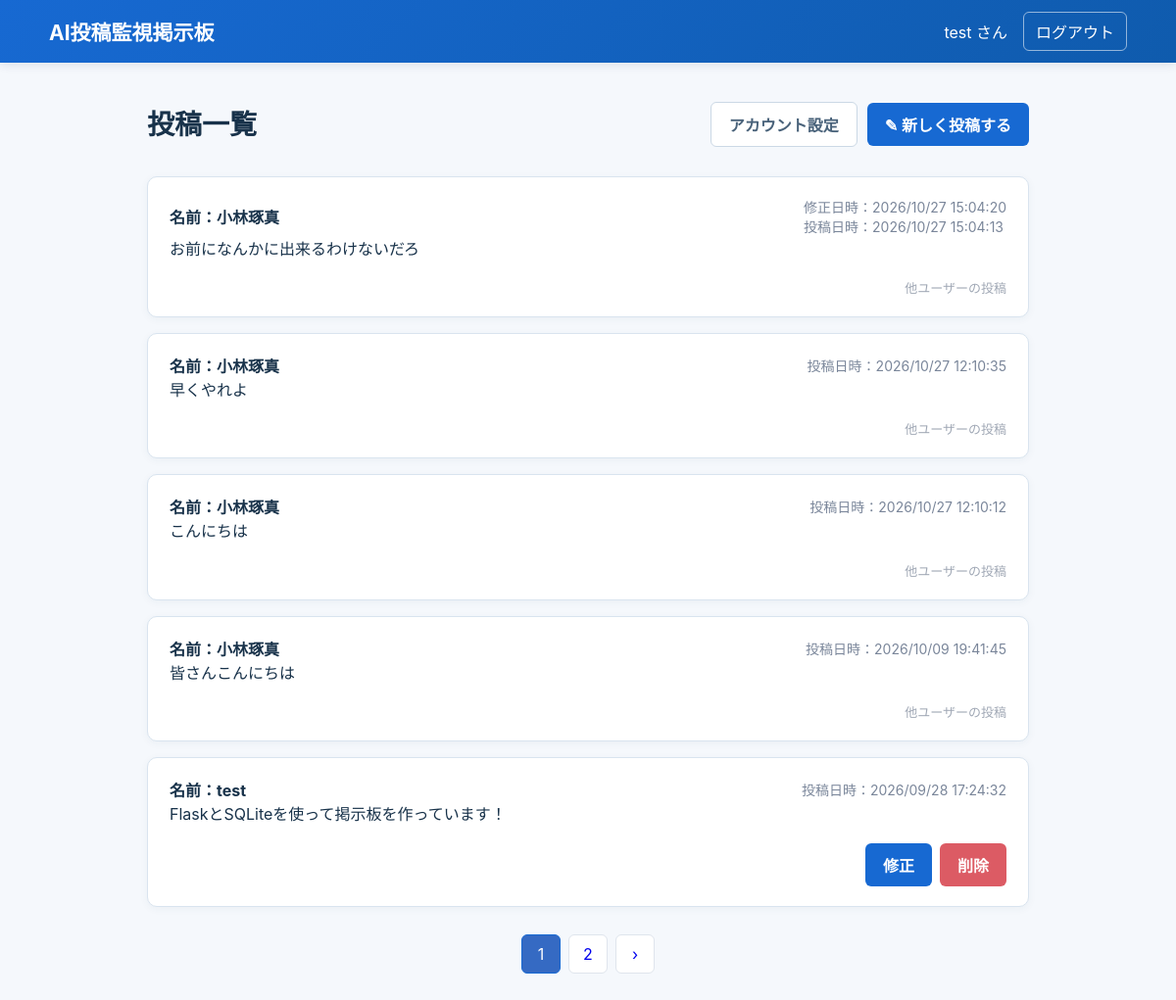
The app's page /posts (signed in), older data.
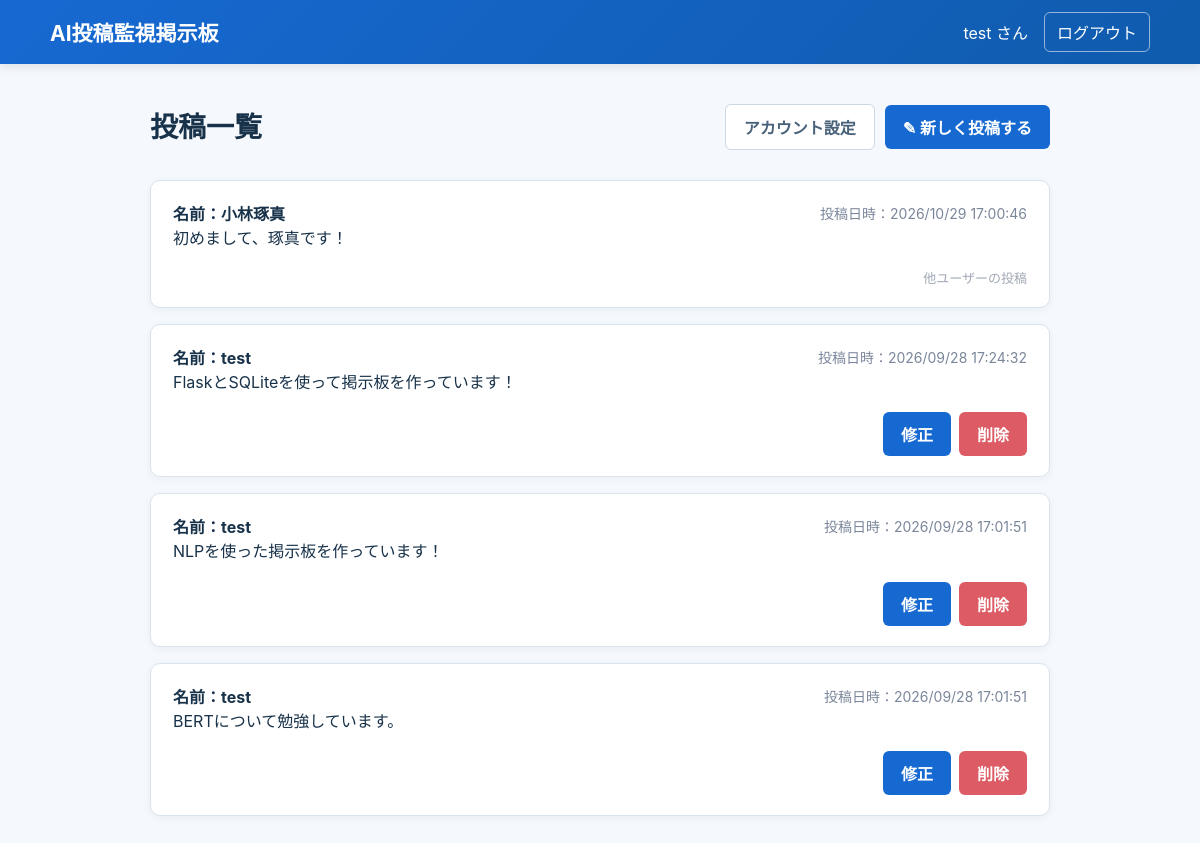
The same page, newer data.
### tables this page shows
CREATE TABLE users (
            id INTEGER PRIMARY KEY AUTOINCREMENT,
            username TEXT NOT NULL UNIQUE,
            password_hash TEXT NOT NULL
        );

CREATE TABLE posts (
            id INTEGER PRIMARY KEY AUTOINCREMENT,
            user_id INTEGER NOT NULL,
            content TEXT NOT NULL,
            created_at TEXT NOT NULL,
            updated_at TEXT NOT NULL,
            FOREIGN KEY (user_id) REFERENCES users(id)
        );

### app.py (the view)
@app.route("/posts")
def posts():
    if "user_id" not in session:
        return redirect(url_for("login"))
    per_page = 5
    page = request.args.get("page", 1, type=int)
    if page < 1:
        page = 1
    offset = (page - 1) * per_page
    connection = get_db_connection()
    total_count = connection.execute(
        """
        SELECT COUNT(*)
        FROM posts
        """
    ).fetchone()[0]
    posts = connection.execute(
        """
        SELECT
            posts.id,
            posts.user_id,
            posts.content,
            posts.created_at,
            posts.updated_at,
            users.username
        FROM posts
        INNER JOIN users
            ON posts.user_id = users.id
        ORDER BY posts.created_at DESC
        LIMIT ?
        OFFSET ?
        """,
        (per_page, offset)
    ).fetchall()
    connection.close()
    print("投稿データを取得しました。")
    total_pages = (total_count + per_page - 1) // per_page
    return render_template(
        "posts.html",
        posts=posts,
        page=page,
        total_pages=total_pages
    )

### app.py (called while the page is built)
def get_db_connection():
    connection = sqlite3.connect(DATABASE)
    connection.row_factory = sqlite3.Row
    return connection

### templates/posts.html (shortened to what this page needs)
{% extends "base.html" %}
{% block header %}
<div class="header-right">
    {{ session["username"] }} さん
    <a href="{{ url_for('logout') }}" id="logout-btn" class="logout-btn">ログアウト</a>
</div>
{% endblock %}
{% block content %}
<div class="page-header">
    <div>
        <h1>投稿一覧</h1>
    </div>
    <div class="header-actions">
        <a href="{{ url_for('edit_account') }}" class="btn secondary">アカウント設定</a>
        <a href="{{ url_for('create_post') }}" class="btn primary">
            ✎ 新しく投稿する
        </a>
    </div>
</div>
<div class="post-list">
    {% for post in posts %}
        <div class="post-card">
            <div class="post-header">
                <div>
                    <strong>
                        名前：{{ post["username"] }}
                    </strong>
                </div>
                <span class="post-date">
                    {% if post["created_at"] != post["updated_at"] %}
                        修正日時：{{ post["updated_at"]}} <br>
                    {% endif %}
                    投稿日時：{{ post["created_at"] }}
                </span>
            </div>
            <p class="post-content">{{ post["content"] }}</p>
            {% if post["user_id"] == session["user_id"] %}
                <div class="post-actions">
                    <a href="{{ url_for('edit_post', post_id=post['id']) }}" class="btn primary">
                        修正
                    </a>
                    <a href="{{ url_for('delete_post', post_id=post['id']) }}" class="btn danger">
                        削除
                    </a>
                </div>
            {% else %}
                <div class="other-user-post">
                    他ユーザーの投稿
                </div>
            {% endif %}
        </div>
    {% endfor %}
</div>
{% if total_pages > 1 %}
    <div class="pagination">
        {% for page_number in range(1, total_pages + 1) %}
            <a
                href="{{ url_for('posts', page=page_number) }}"
                class="page-button {% if page_number == page %}active{% endif %}"
            >
                {{ page_number }}
            </a>
        {% endfor %}
        {% if page < total_pages %}
            <a
                href="{{ url_for('posts', page=page + 1) }}"
                class="page-button"
            >
                ›
            </a>
        {% endif %}
    </div>
{% endif %}
{% endblock %}

### templates/base.html (shortened to what this page needs)
<!doctype html>
<html lang="ja">
<head>
    <link rel="stylesheet"
          href="{{ url_for('static', filename='css/style.css') }}">
</head>
<body>
<header class="site-header">
    <div class="header-inner">
    <a class="logo" href="{{ url_for('posts') }}" data-screen="list">AI投稿監視掲示板</a>
    {% block header%}
    {% endblock %}
  </div>
</header>
<main class="container">
    {% block content %}
    {% endblock %}
</main>
</body>
</html>

### static/css/style.css (style rules this page uses)
* { box-sizing:border-box }
:root { --p:#1769d2;--text:#18324a;--muted:#70839a;--border:#d9e4ef;--bg:#f5f8fc;--danger:#ef4761;--success:#43b97a }
body { margin:0;background:var(--bg);color:var(--text);font-family:-apple-system,BlinkMacSystemFont,"Segoe UI","Noto Sans JP",Meiryo,sans-serif }
.site-header { background:linear-gradient(135deg,#1769d2,#0f5bad);color:#fff;box-shadow:0 2px 10px #143c641f }
.header-inner { width:min(1100px,calc(100% - 32px));margin:auto;min-height:64px;display:flex;align-items:center;justify-content:space-between;gap:20px }
.logo { color:#fff;text-decoration:none;font-weight:700;font-size:21px }
.header-right { display:flex;align-items:center;gap:16px }
.logout-btn { border:1px solid #ffffff8c;background:transparent;color:#fff;border-radius:6px;padding:7px 12px;cursor:pointer; text-decoration: none; }
.container { width:min(900px,calc(100% - 32px));margin:40px auto 70px }
h1 { margin:0 0 26px;font-size:28px }
.btn { border:0;border-radius:6px;padding:10px 18px;font:inherit;font-weight:700;cursor:pointer;text-decoration: none; }
.primary { background:var(--p);color:#fff }
.secondary { background:#fff;color:#49627a;border:1px solid #cbd8e5 }
.danger { background:var(--danger);color:#fff }
.post-list { display:grid;gap:16px }
.post-card { background:#fff;border:1px solid var(--border);border-radius:10px;padding:20px 22px;box-shadow:0 2px 8px #2346640d }
.post-date { color:var(--muted);font-size:13px }
.post-content { margin:0 0 16px;white-space:pre-wrap;overflow-wrap:anywhere;line-height:1.7 }
.post-actions { display:flex;justify-content:flex-end;gap:8px }
.header-actions { display: flex; gap: 10px; align-items: center; }
.page-header { display: flex; justify-content: space-between; align-items: center; margin-bottom: 30px; }
.page-header h1 { margin-bottom: 5px; }
.post-list { display: flex; flex-direction: column; gap: 16px; }
.post-header { display: flex; justify-content: space-between; align-items: center; }
.post-date { color: #7a869a; font-size: 14px; }
.post-actions { display: flex; justify-content: flex-end; gap: 8px; }
.other-user-post { text-align: right; color: #a0a8b5; font-size: 13px; }
.btn.danger { background-color: #dc5b64; color: white; }

Row changes from the older to the newer data that the page shows:
removed posts: username "小林琢真", updated_at "2026/10/27 15:04:20", created_at "2026/10/27 15:04:13", content "お前になんかに出来るわけないだろ", shows "他ユーザーの投稿"
removed posts: username "小林琢真", created_at "2026/10/27 12:10:35", content "早くやれよ", shows "他ユーザーの投稿"
removed posts: username "小林琢真", created_at "2026/10/27 12:10:12", content "こんにちは", shows "他ユーザーの投稿"
removed posts: username "小林琢真", created_at "2026/10/09 19:41:45", content "皆さんこんにちは", shows "他ユーザーの投稿"
added posts: username "小林琢真", created_at "2026/10/29 17:00:46", content "初めまして、琢真です！", shows "他ユーザーの投稿"
now on this page (row unchanged): posts: username "test", created_at "2026/09/28 17:01:51", content "NLPを使った掲示板を作っています！"
now on this page (row unchanged): posts: username "test", created_at "2026/09/28 17:01:51", content "BERTについて勉強しています。"
Text that changed along with them:
list line gone: "1"
list line gone: "2"
